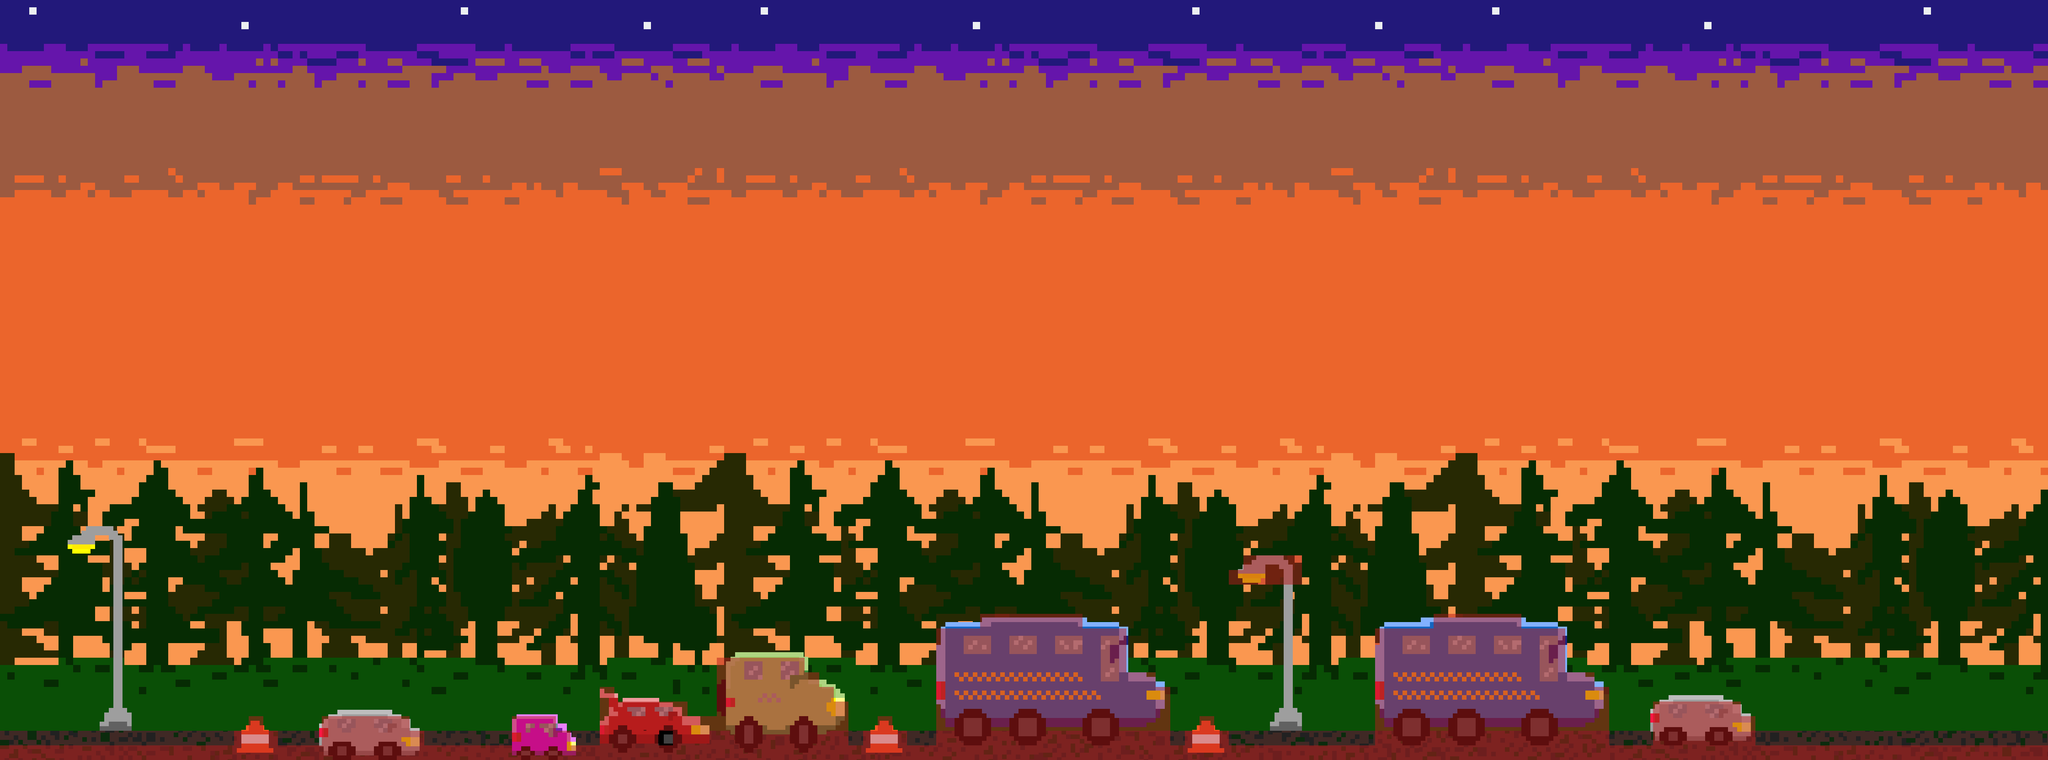

Tiled map render using the project's own tile images. Description and the map definition, with tile-layer contents summarised, below:
An orthogonal 140x52 tile map with 32x32 px tiles, 4 tile layers (background, bg objects, obstacle objects, colision), 2 tilesets and 2 objects (2x coordinate).

<map version="1.2" tiledversion="1.3.4" orientation="orthogonal" renderorder="right-down" width="140" height="52" tilewidth="32" tileheight="32" infinite="0" nextlayerid="7" nextobjectid="57">
 <tileset firstgid="1" source="tileset/forest background.tsx" />
 <tileset firstgid="2501" source="tileset/forest objects.tsx" />
 <layer id="1" name="background" width="140" height="52">
  <data>[7280 cells, 7280 non-empty, 2574 distinct tile ids]</data>
 </layer>
 <layer id="2" name="bg objects" width="140" height="52">
  <data>[7280 cells, 67 non-empty, 34 distinct tile ids]</data>
 </layer>
 <layer id="3" name="obstacle objects" width="140" height="52">
  <data>[7280 cells, 564 non-empty, 353 distinct tile ids]</data>
 </layer>
 <layer id="5" name="colision" width="140" height="52" opacity="0.51">
  <data>[7280 cells, 520 non-empty, 1 distinct tile ids]</data>
 </layer>
 <objectgroup id="6" name="Object Layer 1">
  <object id="55" name="spawn" type="coordinate" x="108" y="1510">
   <point />
  </object>
  <object id="56" name="end" type="coordinate" x="4330" y="1592">
   <point />
  </object>
 </objectgroup>
</map>